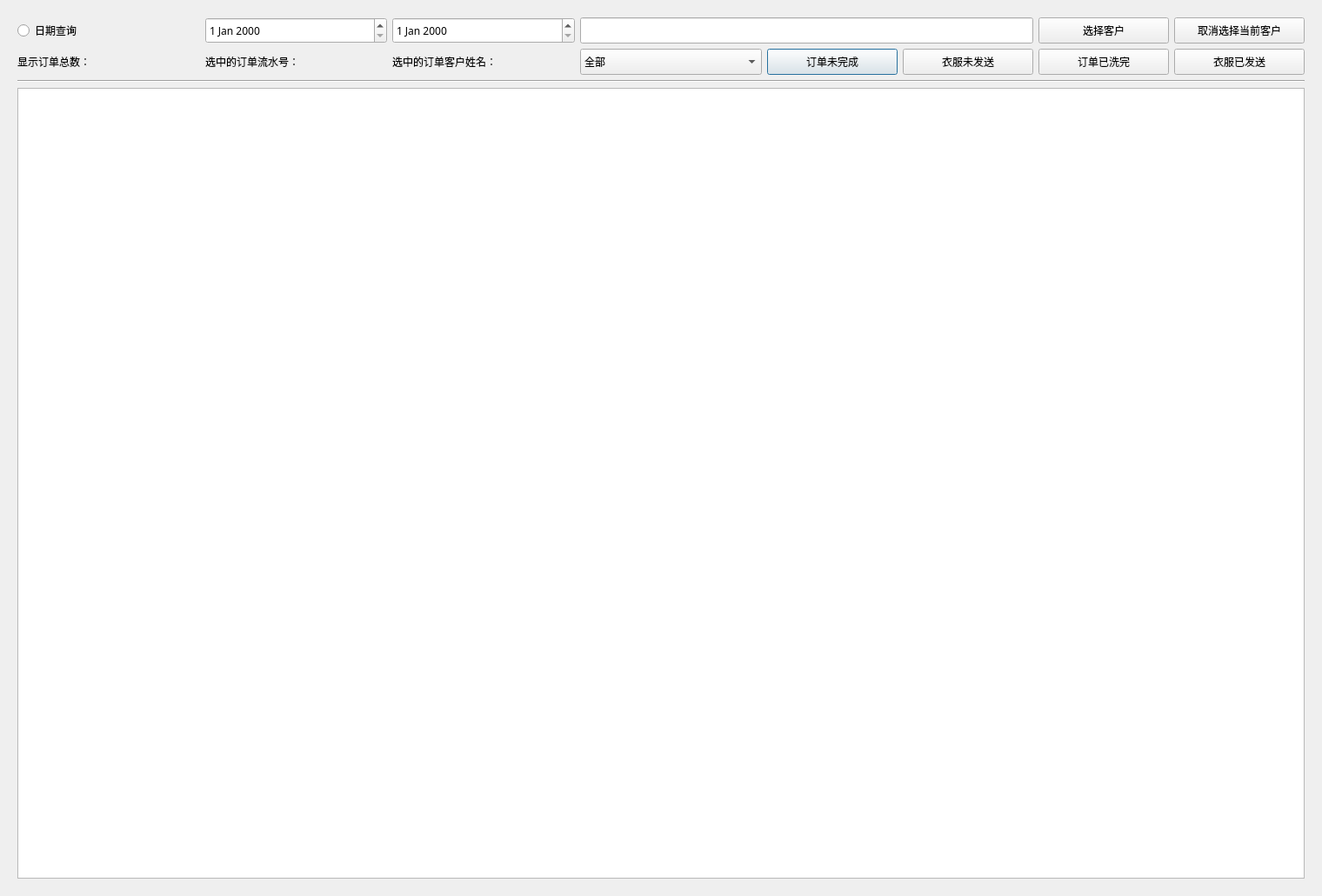
<?xml version="1.0" encoding="UTF-8"?>
<ui version="4.0">
 <class>dlgOrderStatus</class>
 <widget class="QDialog" name="dlgOrderStatus">
  <property name="geometry">
   <rect>
    <x>0</x>
    <y>0</y>
    <width>1520</width>
    <height>1030</height>
   </rect>
  </property>
  <property name="minimumSize">
   <size>
    <width>1520</width>
    <height>1030</height>
   </size>
  </property>
  <property name="maximumSize">
   <size>
    <width>1520</width>
    <height>1030</height>
   </size>
  </property>
  <property name="font">
   <font>
    <family>微软雅黑</family>
   </font>
  </property>
  <property name="windowTitle">
   <string>Dialog</string>
  </property>
  <layout class="QGridLayout" name="gridLayout">
   <item row="0" column="0">
    <widget class="QWidget" name="widget" native="true">
     <layout class="QGridLayout" name="gridLayout_2">
      <item row="2" column="2" colspan="8">
       <widget class="Line" name="line">
        <property name="orientation">
         <enum>Qt::Horizontal</enum>
        </property>
       </widget>
      </item>
      <item row="0" column="4">
       <widget class="QDateEdit" name="DateEnd">
        <property name="minimumSize">
         <size>
          <width>0</width>
          <height>30</height>
         </size>
        </property>
       </widget>
      </item>
      <item row="1" column="2">
       <widget class="QLabel" name="LBCnt">
        <property name="minimumSize">
         <size>
          <width>0</width>
          <height>30</height>
         </size>
        </property>
        <property name="text">
         <string>显示订单总数：</string>
        </property>
       </widget>
      </item>
      <item row="1" column="6">
       <widget class="QPushButton" name="BtnOrderNotFinished">
        <property name="minimumSize">
         <size>
          <width>150</width>
          <height>30</height>
         </size>
        </property>
        <property name="maximumSize">
         <size>
          <width>100</width>
          <height>16777215</height>
         </size>
        </property>
        <property name="text">
         <string>订单未完成</string>
        </property>
       </widget>
      </item>
      <item row="4" column="2" colspan="8">
       <widget class="QTableWidget" name="tableWidget">
        <attribute name="horizontalHeaderDefaultSectionSize">
         <number>200</number>
        </attribute>
        <attribute name="verticalHeaderVisible">
         <bool>false</bool>
        </attribute>
       </widget>
      </item>
      <item row="1" column="4">
       <widget class="QLabel" name="LBCurrentCustomerName">
        <property name="text">
         <string>选中的订单客户姓名：</string>
        </property>
       </widget>
      </item>
      <item row="0" column="3">
       <widget class="QDateEdit" name="DateStart">
        <property name="minimumSize">
         <size>
          <width>0</width>
          <height>30</height>
         </size>
        </property>
       </widget>
      </item>
      <item row="0" column="9">
       <widget class="QPushButton" name="BtnCancel">
        <property name="minimumSize">
         <size>
          <width>150</width>
          <height>30</height>
         </size>
        </property>
        <property name="maximumSize">
         <size>
          <width>100</width>
          <height>16777215</height>
         </size>
        </property>
        <property name="text">
         <string>取消选择当前客户</string>
        </property>
       </widget>
      </item>
      <item row="0" column="2">
       <widget class="QRadioButton" name="RaDateSearch">
        <property name="minimumSize">
         <size>
          <width>0</width>
          <height>30</height>
         </size>
        </property>
        <property name="text">
         <string>日期查询</string>
        </property>
       </widget>
      </item>
      <item row="0" column="5" colspan="3">
       <widget class="QLineEdit" name="LeSearch">
        <property name="minimumSize">
         <size>
          <width>0</width>
          <height>30</height>
         </size>
        </property>
       </widget>
      </item>
      <item row="1" column="8">
       <widget class="QPushButton" name="BtnOrderFinished">
        <property name="minimumSize">
         <size>
          <width>150</width>
          <height>30</height>
         </size>
        </property>
        <property name="maximumSize">
         <size>
          <width>100</width>
          <height>16777215</height>
         </size>
        </property>
        <property name="text">
         <string>订单已洗完</string>
        </property>
       </widget>
      </item>
      <item row="1" column="9">
       <widget class="QPushButton" name="BtnClothesSent">
        <property name="minimumSize">
         <size>
          <width>150</width>
          <height>30</height>
         </size>
        </property>
        <property name="maximumSize">
         <size>
          <width>100</width>
          <height>16777215</height>
         </size>
        </property>
        <property name="text">
         <string>衣服已发送</string>
        </property>
       </widget>
      </item>
      <item row="0" column="8">
       <widget class="QPushButton" name="BtnChoseCustomer">
        <property name="minimumSize">
         <size>
          <width>150</width>
          <height>30</height>
         </size>
        </property>
        <property name="maximumSize">
         <size>
          <width>100</width>
          <height>16777215</height>
         </size>
        </property>
        <property name="text">
         <string>选择客户</string>
        </property>
       </widget>
      </item>
      <item row="1" column="7">
       <widget class="QPushButton" name="BtnClothesNotBeSent">
        <property name="minimumSize">
         <size>
          <width>150</width>
          <height>30</height>
         </size>
        </property>
        <property name="maximumSize">
         <size>
          <width>100</width>
          <height>16777215</height>
         </size>
        </property>
        <property name="text">
         <string>衣服未发送</string>
        </property>
       </widget>
      </item>
      <item row="1" column="3">
       <widget class="QLabel" name="LBCurrentOrderID">
        <property name="minimumSize">
         <size>
          <width>0</width>
          <height>30</height>
         </size>
        </property>
        <property name="text">
         <string>选中的订单流水号：</string>
        </property>
       </widget>
      </item>
      <item row="1" column="5">
       <widget class="QComboBox" name="comboBox">
        <property name="minimumSize">
         <size>
          <width>0</width>
          <height>30</height>
         </size>
        </property>
        <item>
         <property name="text">
          <string>全部</string>
         </property>
        </item>
        <item>
         <property name="text">
          <string>已完成(已洗完)</string>
         </property>
        </item>
        <item>
         <property name="text">
          <string>未完成(未洗完)</string>
         </property>
        </item>
        <item>
         <property name="text">
          <string>已发出</string>
         </property>
        </item>
        <item>
         <property name="text">
          <string>未发出</string>
         </property>
        </item>
       </widget>
      </item>
     </layout>
    </widget>
   </item>
  </layout>
 </widget>
 <resources/>
 <connections/>
</ui>
